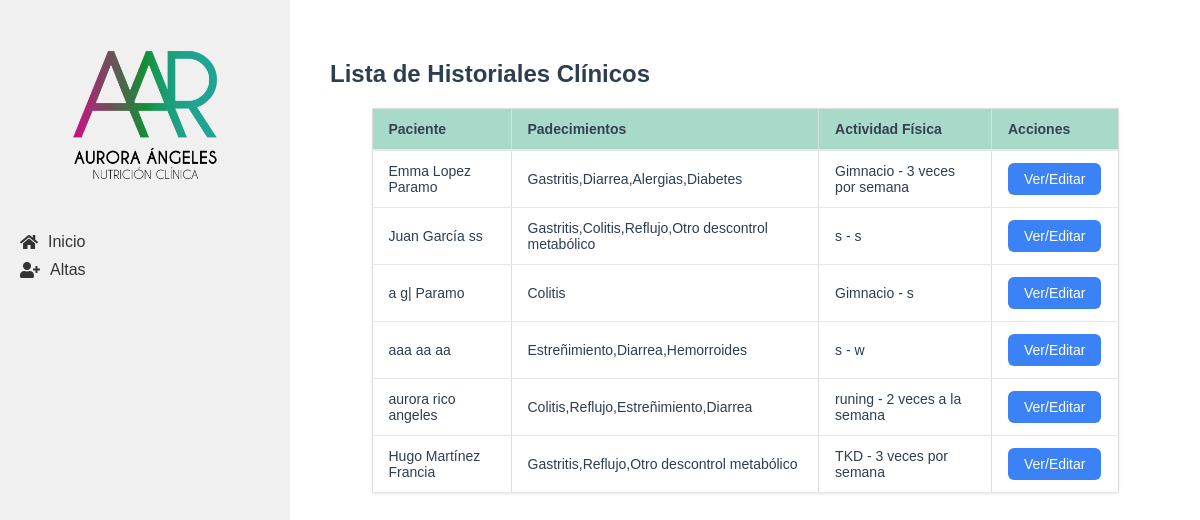
Before: /historial-clinico with the older database file.
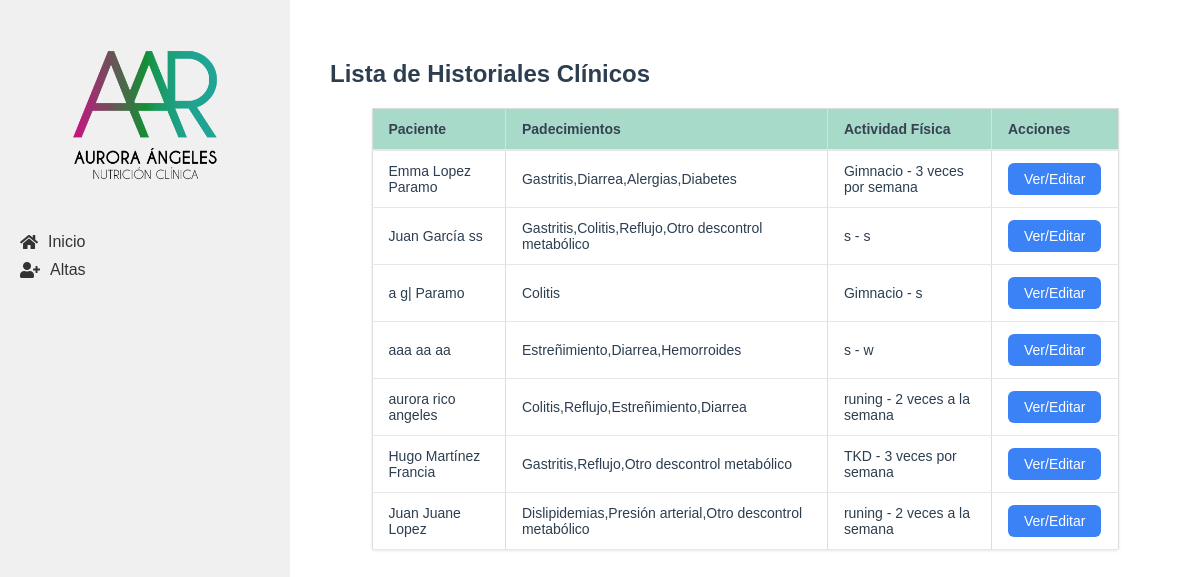
After: the same page with the newer database file.
### tables this page shows
CREATE TABLE historial_clinico (
    id INTEGER PRIMARY KEY AUTOINCREMENT,
    paciente_id INTEGER NOT NULL,
    cirugias TEXT,
    padecimientos TEXT,
    medicamentos TEXT,
    suplementos TEXT,
    enfermedades_previas TEXT,
    enfermedades_actuales TEXT,
    tipo_actividad_fisica TEXT,
    frecuencia_actividad_fisica TEXT,
    tiempo_actividad_fisica TEXT,
    numero_comidas_diarias INTEGER,
    alimentos_normales TEXT,
    alimentos_no_gustados TEXT,
    FOREIGN KEY (paciente_id) REFERENCES pacientes (id)
);

CREATE TABLE "pacientes" (
    id INTEGER PRIMARY KEY AUTOINCREMENT,
    nombre TEXT NOT NULL,
    apellido_paterno TEXT NOT NULL,
    apellido_materno TEXT NOT NULL,
    fecha_nacimiento TEXT NOT NULL,
    telefono TEXT,
    correo TEXT UNIQUE NOT NULL,
    ciudad TEXT NOT NULL, `status` TEXT,
    fecha_registro TIMESTAMP DEFAULT CURRENT_TIMESTAMP
);

### app/controllers/historial_clinico.py (the view)
@historial_clinico.route('/historial-clinico')
def lista_historiales():
    historiales = HistorialClinico.obtener_todos()
    return render_template('lista_historiales.html', historiales=historiales)

### app/db.py (called while the page is built)
def get_db():
    if 'db' not in g:
        g.db = sqlite3.connect(
            'pacientes.db',
            detect_types=sqlite3.PARSE_DECLTYPES
        )
        g.db.row_factory = sqlite3.Row
    return g.db

def query_db(query, args=(), one=False):
    cur = get_db().execute(query, args)
    rv = cur.fetchall()
    cur.close()
    return (rv[0] if rv else None) if one else rv

### app/models/historial_clinico.py (called while the page is built)
    @staticmethod
    def obtener_todos():
        return query_db('''
            SELECT h.*, p.nombre, p.apellido_paterno, p.apellido_materno
            FROM historial_clinico h
            JOIN pacientes p ON h.paciente_id = p.id
        ''')

### app/templates/lista_historiales.html (shortened to what this page needs)
{% extends "base.html" %}
{% block content %}
<div class="valoracion-container">
    <h2>Lista de Historiales Clínicos</h2>
    <table class="table">
        <thead>
            <tr>
                <th class="table__header">Paciente</th>
                <th class="table__header">Padecimientos</th>
                <th class="table__header">Actividad Física</th>
                <th class="table__header">Acciones</th>
            </tr>
        </thead>
        <tbody>
            {% for historial in historiales %}
            <tr>
                <td class="table__cell">{{ historial['nombre'] }} {{ historial['apellido_paterno'] }} {{ historial['apellido_materno'] }}</td>
                <td class="table__cell">{{ historial['padecimientos'] }}</td>
                <td class="table__cell">{{ historial['tipo_actividad_fisica'] }} - {{ historial['frecuencia_actividad_fisica'] }}</td>
                <td class="table__cell">
                    <a href="{{ url_for('historial_clinico.ver_crear_historial', paciente_id=historial['paciente_id']) }}" class="action-button">Ver/Editar</a>
                </td>
            </tr>
            {% endfor %}
        </tbody>
    </table>
</div>
{% endblock %}

Changed rows visible on the page:
added historial_clinico: nombre "Juan", apellido_paterno "Juane", apellido_materno "Lopez", padecimientos "Dislipidemias,Presión arterial,Otro descontrol metabólico", tipo_actividad_fisica "runing", frecuencia_actividad_fisica "2 veces a la semana"
